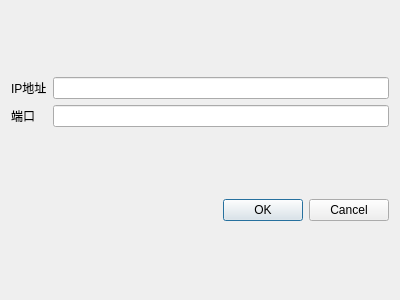
<?xml version="1.0" encoding="UTF-8"?>
<ui version="4.0">
 <class>LoginSetDialog</class>
 <widget class="QDialog" name="LoginSetDialog">
  <property name="geometry">
   <rect>
    <x>0</x>
    <y>0</y>
    <width>400</width>
    <height>300</height>
   </rect>
  </property>
  <property name="windowTitle">
   <string>Dialog</string>
  </property>
  <layout class="QGridLayout" name="gridLayout_2">
   <item row="0" column="0">
    <layout class="QGridLayout" name="gridLayout">
     <item row="0" column="0">
      <widget class="QLabel" name="label">
       <property name="text">
        <string>IP地址</string>
       </property>
      </widget>
     </item>
     <item row="0" column="1">
      <widget class="QLineEdit" name="ip_lineEdit">
       <property name="text">
        <string/>
       </property>
      </widget>
     </item>
     <item row="1" column="0">
      <widget class="QLabel" name="label_2">
       <property name="text">
        <string>端口</string>
       </property>
      </widget>
     </item>
     <item row="1" column="1">
      <widget class="QLineEdit" name="port_lineEdit"/>
     </item>
    </layout>
   </item>
   <item row="1" column="0">
    <widget class="QDialogButtonBox" name="buttonBox">
     <property name="orientation">
      <enum>Qt::Horizontal</enum>
     </property>
     <property name="standardButtons">
      <set>QDialogButtonBox::Cancel|QDialogButtonBox::Ok</set>
     </property>
    </widget>
   </item>
  </layout>
 </widget>
 <resources/>
 <connections>
  <connection>
   <sender>buttonBox</sender>
   <signal>accepted()</signal>
   <receiver>LoginSetDialog</receiver>
   <slot>accept()</slot>
   <hints>
    <hint type="sourcelabel">
     <x>248</x>
     <y>254</y>
    </hint>
    <hint type="destinationlabel">
     <x>157</x>
     <y>274</y>
    </hint>
   </hints>
  </connection>
  <connection>
   <sender>buttonBox</sender>
   <signal>rejected()</signal>
   <receiver>LoginSetDialog</receiver>
   <slot>reject()</slot>
   <hints>
    <hint type="sourcelabel">
     <x>316</x>
     <y>260</y>
    </hint>
    <hint type="destinationlabel">
     <x>286</x>
     <y>274</y>
    </hint>
   </hints>
  </connection>
 </connections>
</ui>
